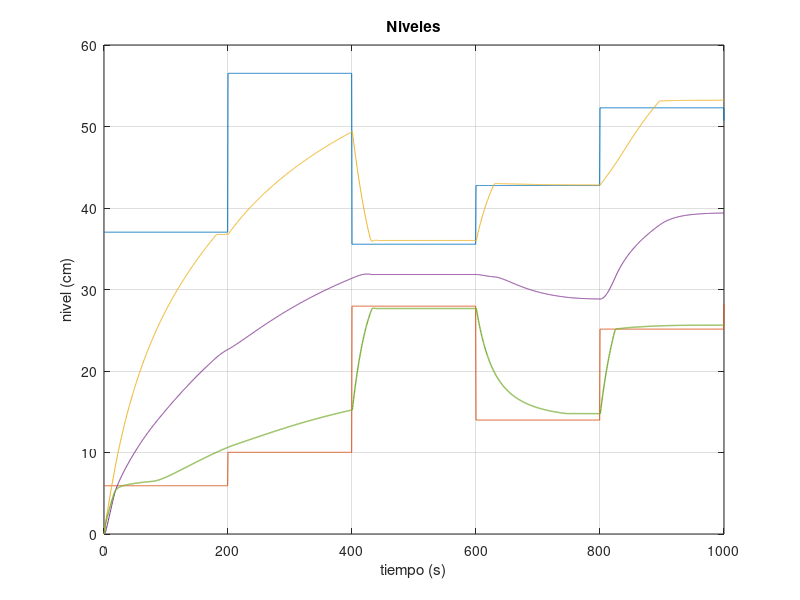
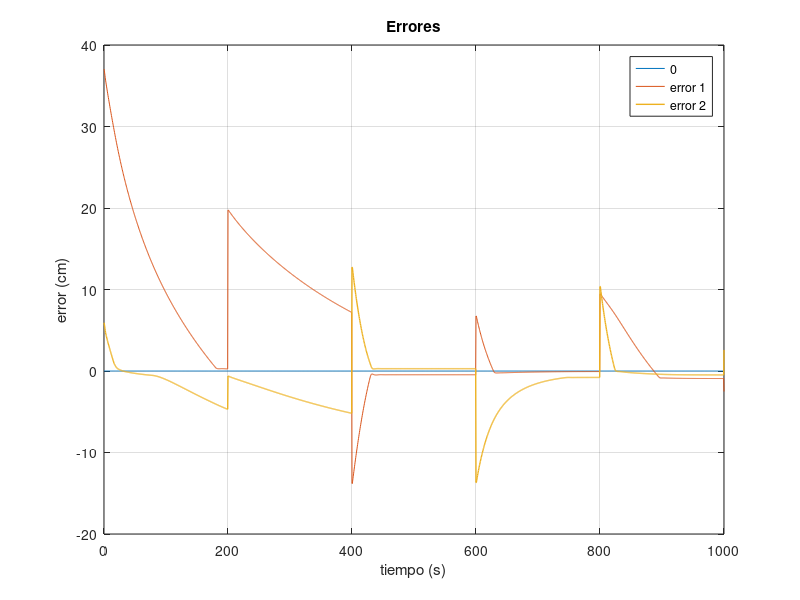
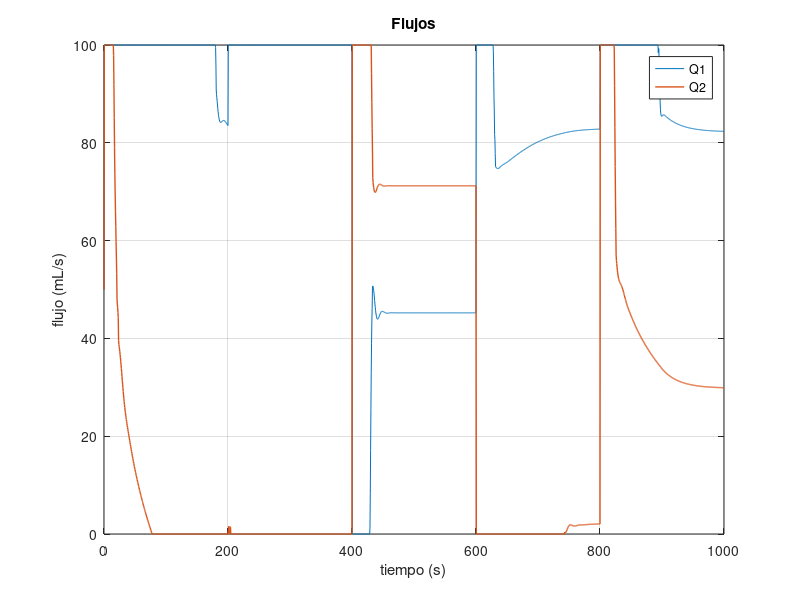

Here is the MATLAB script that generated these plots, in order:

clear all;

load("altura.mat");
load("error.mat");
load("flujo.mat");
resized = [680, 458, 280, 210];

figure(1)
plot(altura(1,:), altura(2,:)*100, altura(1,:), altura(3,:)*100, altura(1,:), altura(4,:)*100,altura(1,:), altura(5,:)*100, altura(1,:), altura(6,:)*100, 'linewidth', 1);
grid on;
xlabel('tiempo (s)');
ylabel('nivel (cm)');
%legend('H1*', 'H2*', 'H1', 'H3', 'H2');
title('Niveles');
set(gcf, 'Position', resized);

figure(2)
plot(error(1,:), zeros(size(error(1,:))), error(1,:), error(2,:)*100, error(1,:), error(3,:)*100, 'linewidth', 1);
grid on;
xlabel('tiempo (s)');
ylabel('error (cm)');
legend('0', 'error 1', 'error 2');
title('Errores');
set(gcf, 'Position', resized);

figure(3)
plot(flujo(1,:), flujo(2,:)*1000, flujo(1,:), flujo(3,:)*1000, 'linewidth',1);
grid on;
xlabel('tiempo (s)');
ylabel('flujo (mL/s)');
legend('Q1', 'Q2');
title('Flujos');
set(gcf, 'Position', resized);
